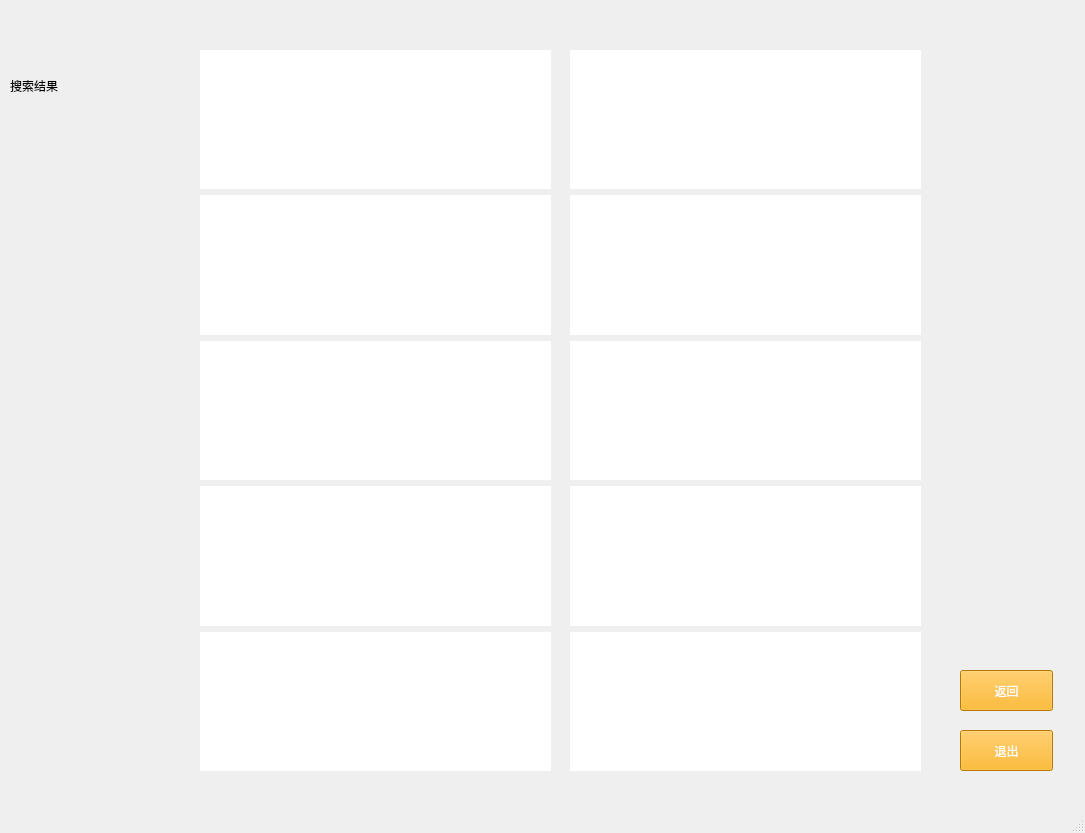
<?xml version="1.0" encoding="UTF-8"?>
<ui version="4.0">
 <class>MainWindow</class>
 <widget class="QMainWindow" name="MainWindow">
  <property name="geometry">
   <rect>
    <x>0</x>
    <y>0</y>
    <width>1085</width>
    <height>833</height>
   </rect>
  </property>
  <property name="windowTitle">
   <string>MainWindow</string>
  </property>
  <widget class="QWidget" name="centralwidget">
   <widget class="QPushButton" name="btn_return">
    <property name="geometry">
     <rect>
      <x>960</x>
      <y>670</y>
      <width>93</width>
      <height>41</height>
     </rect>
    </property>
    <property name="styleSheet">
     <string notr="true">background-color: rgb(255, 170, 0);
color: rgb(255, 255, 255);
font: 12pt &quot;黑体&quot;;</string>
    </property>
    <property name="text">
     <string>返回</string>
    </property>
   </widget>
   <widget class="QLabel" name="label_title">
    <property name="geometry">
     <rect>
      <x>10</x>
      <y>50</y>
      <width>141</width>
      <height>71</height>
     </rect>
    </property>
    <property name="styleSheet">
     <string notr="true">color: rgb(0, 0, 0);
font: 20pt &quot;黑体&quot;;</string>
    </property>
    <property name="text">
     <string>搜索结果</string>
    </property>
   </widget>
   <widget class="QWidget" name="verticalLayoutWidget">
    <property name="geometry">
     <rect>
      <x>200</x>
      <y>50</y>
      <width>351</width>
      <height>721</height>
     </rect>
    </property>
    <layout class="QVBoxLayout" name="verticalLayout1">
     <item>
      <widget class="QLabel" name="label_1">
       <property name="styleSheet">
        <string notr="true">font: 10pt &quot;黑体&quot;;
color: rgb(0, 0, 0);
background-color: rgb(255, 255, 255);</string>
       </property>
       <property name="text">
        <string/>
       </property>
      </widget>
     </item>
     <item>
      <widget class="QLabel" name="label_2">
       <property name="styleSheet">
        <string notr="true">font: 10pt &quot;黑体&quot;;
color: rgb(0, 0, 0);
background-color: rgb(255, 255, 255);</string>
       </property>
       <property name="text">
        <string/>
       </property>
      </widget>
     </item>
     <item>
      <widget class="QLabel" name="label_3">
       <property name="styleSheet">
        <string notr="true">font: 10pt &quot;黑体&quot;;
color: rgb(0, 0, 0);
background-color: rgb(255, 255, 255);</string>
       </property>
       <property name="text">
        <string/>
       </property>
      </widget>
     </item>
     <item>
      <widget class="QLabel" name="label_4">
       <property name="styleSheet">
        <string notr="true">font: 10pt &quot;黑体&quot;;
color: rgb(0, 0, 0);
background-color: rgb(255, 255, 255);</string>
       </property>
       <property name="text">
        <string/>
       </property>
      </widget>
     </item>
     <item>
      <widget class="QLabel" name="label_5">
       <property name="styleSheet">
        <string notr="true">font: 10pt &quot;黑体&quot;;
color: rgb(0, 0, 0);
background-color: rgb(255, 255, 255);</string>
       </property>
       <property name="text">
        <string/>
       </property>
      </widget>
     </item>
    </layout>
   </widget>
   <widget class="QWidget" name="verticalLayoutWidget_2">
    <property name="geometry">
     <rect>
      <x>570</x>
      <y>50</y>
      <width>351</width>
      <height>721</height>
     </rect>
    </property>
    <layout class="QVBoxLayout" name="verticalLayout1_2">
     <item>
      <widget class="QLabel" name="label_6">
       <property name="styleSheet">
        <string notr="true">font: 10pt &quot;黑体&quot;;
color: rgb(0, 0, 0);
background-color: rgb(255, 255, 255);</string>
       </property>
       <property name="text">
        <string/>
       </property>
      </widget>
     </item>
     <item>
      <widget class="QLabel" name="label_7">
       <property name="styleSheet">
        <string notr="true">font: 10pt &quot;黑体&quot;;
color: rgb(0, 0, 0);
background-color: rgb(255, 255, 255);</string>
       </property>
       <property name="text">
        <string/>
       </property>
      </widget>
     </item>
     <item>
      <widget class="QLabel" name="label_8">
       <property name="styleSheet">
        <string notr="true">font: 10pt &quot;黑体&quot;;
color: rgb(0, 0, 0);
background-color: rgb(255, 255, 255);</string>
       </property>
       <property name="text">
        <string/>
       </property>
      </widget>
     </item>
     <item>
      <widget class="QLabel" name="label_9">
       <property name="styleSheet">
        <string notr="true">font: 10pt &quot;黑体&quot;;
color: rgb(0, 0, 0);
background-color: rgb(255, 255, 255);</string>
       </property>
       <property name="text">
        <string/>
       </property>
      </widget>
     </item>
     <item>
      <widget class="QLabel" name="label_10">
       <property name="styleSheet">
        <string notr="true">font: 10pt &quot;黑体&quot;;
color: rgb(0, 0, 0);
background-color: rgb(255, 255, 255);</string>
       </property>
       <property name="text">
        <string/>
       </property>
      </widget>
     </item>
    </layout>
   </widget>
   <widget class="QPushButton" name="btn_quit">
    <property name="geometry">
     <rect>
      <x>960</x>
      <y>730</y>
      <width>93</width>
      <height>41</height>
     </rect>
    </property>
    <property name="styleSheet">
     <string notr="true">background-color: rgb(255, 170, 0);
color: rgb(255, 255, 255);
font: 12pt &quot;黑体&quot;;</string>
    </property>
    <property name="text">
     <string>退出</string>
    </property>
   </widget>
  </widget>
  <widget class="QStatusBar" name="statusbar"/>
 </widget>
 <resources/>
 <connections/>
</ui>
